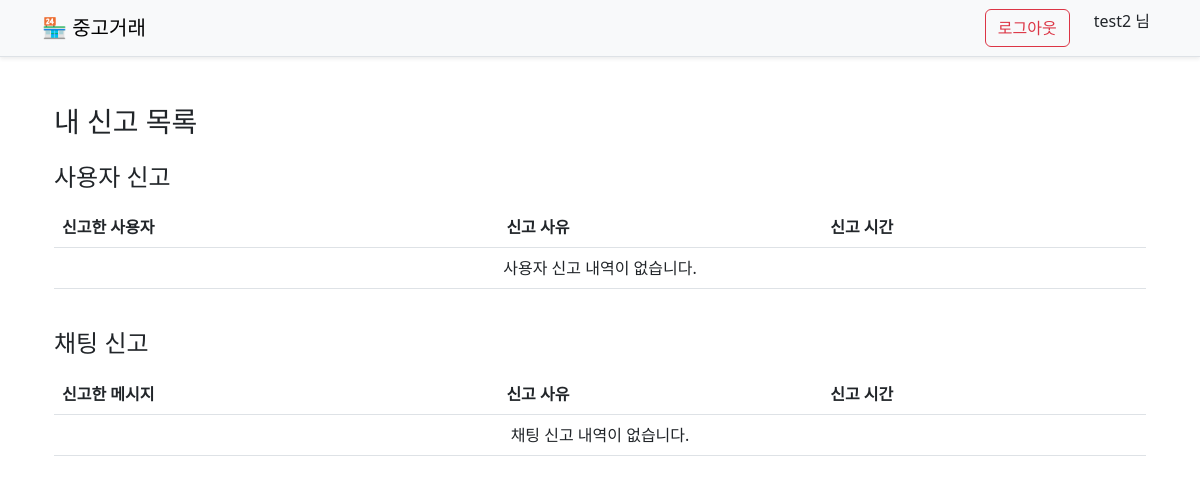
The page /my_reports/ (signed in) on the database as committed earlier.
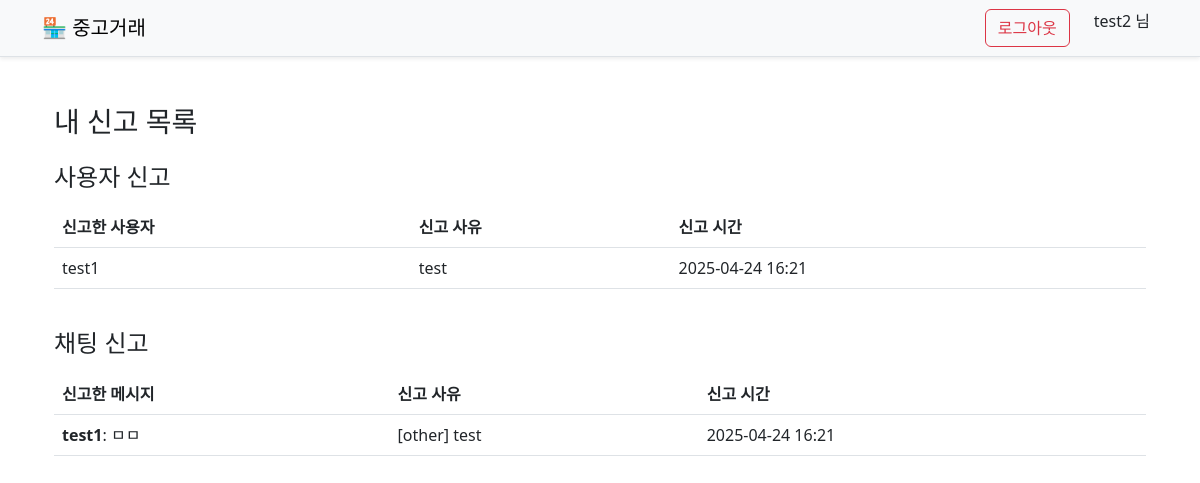
The same page on the database as committed later.
### reports/models.py (models this page shows, shortened)
class UserReport(models.Model):
    reporter = models.ForeignKey(CustomUser, on_delete=models.CASCADE)
    reported_user = models.ForeignKey(CustomUser, on_delete=models.CASCADE, related_name='reported')
    reason = models.TextField()
    reported_at = models.DateTimeField(auto_now_add=True)
    class Meta:
        unique_together = ('reporter', 'reported_user')  # 중복 신고 방지

class ChatReport(models.Model):
    reporter = models.ForeignKey(CustomUser, on_delete=models.CASCADE, related_name='reports_chatreport')
    message = models.ForeignKey(Chat, on_delete=models.CASCADE, related_name='reports_chatreport')
    reason = models.TextField(blank=True)
    reported_at = models.DateTimeField(auto_now_add=True)
    class Meta:
        unique_together = ('reporter', 'message')  # 동일 사용자의 중복 신고 방지

### accounts/models.py (models this page shows)
class CustomUser(AbstractUser):
    bio = models.TextField(blank=True)
    account_number = models.CharField(max_length=30, blank=True)
    is_admin = models.BooleanField(default=False)
    is_active = models.BooleanField(default=True)

### chat/models.py (models this page shows)
class Chat(models.Model):
    sender = models.ForeignKey(CustomUser, related_name='sent_messages', on_delete=models.CASCADE)
    receiver = models.ForeignKey(CustomUser, related_name='received_messages', on_delete=models.CASCADE, null=True, blank=True)
    message = models.TextField()
    created_at = models.DateTimeField(auto_now_add=True)
    class Meta:
        ordering = ['created_at']

### reports/views.py (the view)
# urls.py: path('my_reports/', views.my_reports_view, name='my_reports'),  # /chat/my_reports/
@login_required
def my_reports_view(request):
    user_reports = UserReport.objects.filter(reporter=request.user).order_by('-reported_at')
    chat_reports = ChatReport.objects.filter(reporter=request.user).order_by('-reported_at')
    return render(request, 'reports/my_reports.html', {
        'user_reports': user_reports,
        'chat_reports': chat_reports
    })

### templates/reports/my_reports.html (shortened to what this page needs)
{% extends 'base.html' %}
{% block content %}
<div class="container mt-5">
  <h3 class="mb-4">내 신고 목록</h3>
  <h4 class="mt-4 mb-3">사용자 신고</h4>
  <div class="table-responsive">
    <table class="table table-hover">
      <thead>
        <tr>
          <th>신고한 사용자</th>
          <th>신고 사유</th>
          <th>신고 시간</th>
        </tr>
      </thead>
      <tbody>
        {% for report in user_reports %}
          <tr>
            <td>{{ report.reported_user.username }}</td>
            <td>{{ report.reason }}</td>
            <td>{{ report.reported_at|date:"Y-m-d H:i" }}</td>
          </tr>
        {% empty %}
          <tr>
            <td colspan="3" class="text-center">사용자 신고 내역이 없습니다.</td>
          </tr>
        {% endfor %}
      </tbody>
    </table>
  </div>
  <h4 class="mt-4 mb-3">채팅 신고</h4>
  <div class="table-responsive">
    <table class="table table-hover">
      <thead>
        <tr>
          <th>신고한 메시지</th>
          <th>신고 사유</th>
          <th>신고 시간</th>
        </tr>
      </thead>
      <tbody>
        {% for report in chat_reports %}
          <tr>
            <td>
              <strong>{{ report.message.sender.username }}</strong>:
              {{ report.message.message|truncatechars:50 }}
            </td>
            <td>{{ report.reason }}</td>
            <td>{{ report.reported_at|date:"Y-m-d H:i" }}</td>
          </tr>
        {% empty %}
          <tr>
            <td colspan="3" class="text-center">채팅 신고 내역이 없습니다.</td>
          </tr>
        {% endfor %}
      </tbody>
    </table>
  </div>
</div>
{% endblock %}

Rows that differ between the two databases and show on the page:
added UserReport: reported_user.username "test1", reason "test", reported_at "2025-04-24 16:21"
added ChatReport: message.sender.username "test1", message.message "ㅁㅁ", reason "[other] test", reported_at "2025-04-24 16:21"
Other text that changed with them:
text no longer shown: "사용자 신고 내역이 없습니다. 채팅 신고 내역이 없습니다."
